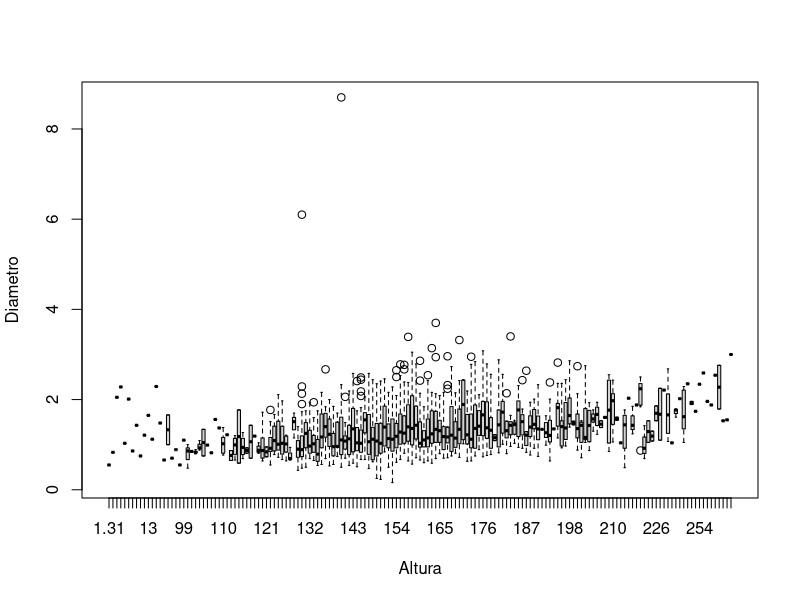

Write the R code that produced this figure. (Note: this script raises an error after producing the figure.)
#Tarea
#Semana 12 dia 2 
#07/04/2022
#Exposicion de problema en equipo de variables dependientes. 

Especie <- read.csv("Clases/Especie.csv", header = T)

library(dplyr)

Especie$ALT <- as.factor(Especie$ALT)
boxplot(Especie$DIAM ~ Especie$ALT, xlab= "Altura", ylab="Diametro")

Anacahuita <- Especie%>%
  filter(ESPECIE=="Anacahuita")
t.test(Anacahuita$ALT ~ Anacahuita$DIAM, paired= TRUE)

boxplot(Anacahuita$ALT ~ Anacahuita$DIAM)
